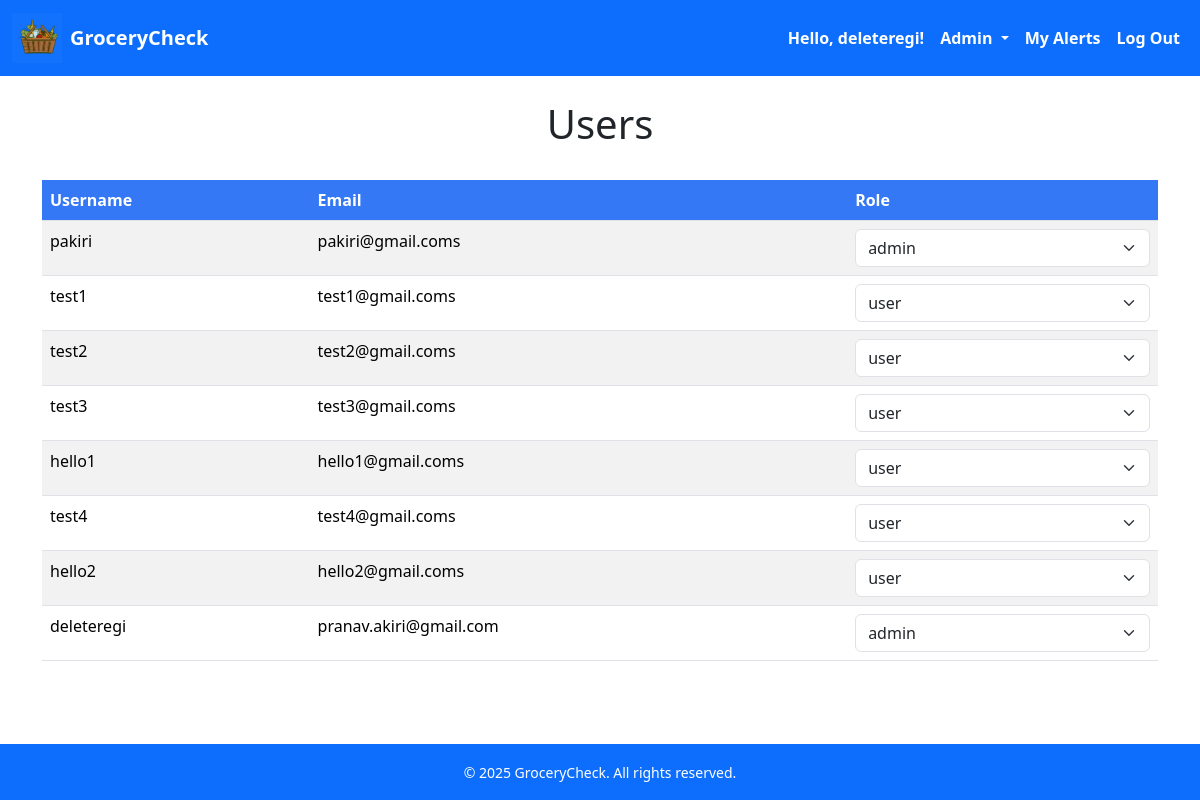
The page /admin/users (signed in) on the database its author committed.
### src/app.py (models this page shows)
class User(db.Model):
    __tablename__ = "Users"
    id = db.Column(db.Integer, primary_key=True)
    username = db.Column(db.String(150), nullable=False, unique=True)
    email = db.Column(db.String(120), nullable=False, unique=True)
    password = db.Column(db.String(150), nullable=False)
    role = db.Column(db.String(5), nullable=False)

### src/app.py (the view)
@app.route('/admin/users')
def displayUsers():
    users = User.query.all()
    return render_template('users.html', users=users)

### src/templates/users.html (shortened to what this page needs)
<!DOCTYPE html>
<html lang="en">
<head>
    <link rel="stylesheet" href="{{ url_for('static', filename='bootstrap/css/bootstrap.min.css') }}">
</head>
<body class="d-flex flex-column min-vh-100">
    <nav class="navbar navbar-expand-lg navbar-dark bg-primary mb-4">
        <div class="container-fluid">
            <a class="navbar-brand d-flex align-items-center gap-2" href="/">
                <img src="{{ url_for('static', filename='images/logo.png') }}" alt="Logo" width="50" height="50"
                    class="d-inline-block align-text-top">
                <span class="fw-bold text-white">GroceryCheck</span>
            </a>
            <div class="collapse navbar-collapse" id="navbarContent">
                <ul class="navbar-nav ms-auto mb-2 mb-lg-0 ">
                    {% if session['GCusername'] %}
                    <li class="nav-item">
                        <span class="nav-link disabled text-white fw-bold">Hello, {{ session['GCusername'] }}!</span>
                    </li>
                        {% if session['GCuser_role'] == "admin" %}
                        <li class="nav-item dropdown">
                            <a class="nav-link dropdown-toggle text-white fw-bold" href="#" id="adminDropdown" role="button"
                                data-bs-toggle="dropdown" aria-expanded="false">
                                Admin
                            </a>
                        </li>
                        {% endif %}
                    <li class="nav-item">
                        <a class="nav-link text-white fw-bold" href="{{ url_for('displayAlerts') }}">My Alerts</a>
                    </li>
                    <li class="nav-item">
                        <a class="nav-link text-white fw-bold" href="{{ url_for('logout') }}">Log Out</a>
                    </li>
                    {% endif %}
                </ul>
            </div>
        </div>
    </nav>
    <h1 class="text-center">Users</h1>
    <br/>
    <div class="container">
        <table class="table table-striped">
            <thead class="custom-header">
                <tr>
                    <th scope="col">Username</th>
                    <th scope="col">Email</th>
                    <th scope="col">Role</th>
                </tr>
            </thead>
            <tbody>
                {% for user in users %}
                <tr>
                    <td>{{user.username}}</td>
                    <td>{{user.email}}</td>
                    <td>
                        <form action="{{ url_for('changeRole') }}" method="post">
                            <select name="user_store" class="form-select" onchange="this.form.submit()">
                                <option value="admin" {% if user.role == "admin" %}selected{% endif %}>admin</option>
                                <option value="user" {% if user.role == "user" %}selected{% endif %}>user</option>
                            </select>
                        </form>
                    </td>
                </tr>
                {% endfor %}
            </tbody>
        </table>
    </div>
    <footer class="bg-primary text-white text-center py-3 mt-auto">
        <div class="container">
            <small>&copy; 2025 GroceryCheck. All rights reserved.</small>
        </div>
    </footer>
</body>
</html>

### src/templates/users.html (style rules this page uses)
.custom-header th { background-color: #3478f6 !important; color: white !important; }

### rows shown on the page
User: GCusername "deleteregi", username "deleteregi", email "pranav.akiri@gmail.com", user_store "admin"
User: username "pakiri", email "pakiri@gmail.coms", user_store "admin"
User: username "test1", email "test1@gmail.coms", user_store "user"
User: username "test2", email "test2@gmail.coms", user_store "user"
User: username "test3", email "test3@gmail.coms", user_store "user"
User: username "hello1", email "hello1@gmail.coms", user_store "user"
User: username "test4", email "test4@gmail.coms", user_store "user"
User: username "hello2", email "hello2@gmail.coms", user_store "user"
